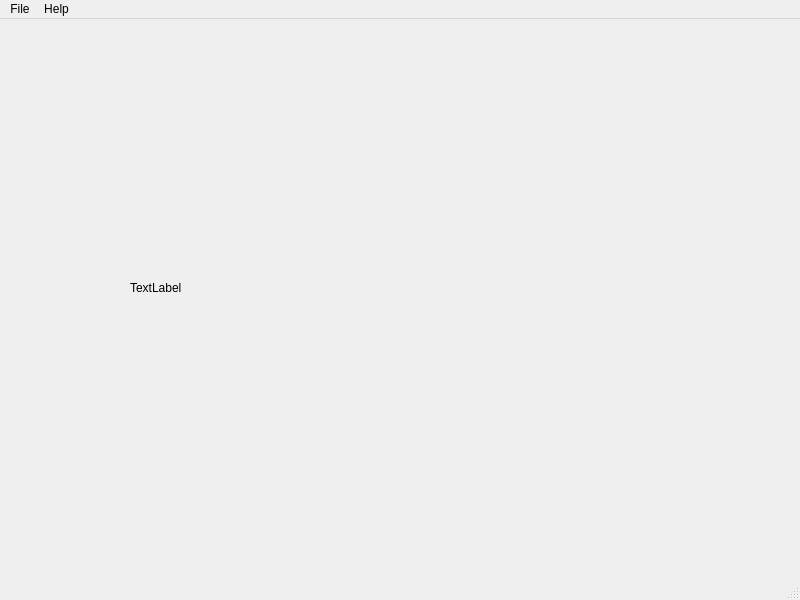
<?xml version="1.0" encoding="UTF-8"?>
<ui version="4.0">
 <class>TrafficView</class>
 <widget class="QMainWindow" name="TrafficView">
  <property name="geometry">
   <rect>
    <x>0</x>
    <y>0</y>
    <width>800</width>
    <height>600</height>
   </rect>
  </property>
  <property name="windowTitle">
   <string>MainWindow</string>
  </property>
  <widget class="QWidget" name="centralwidget">
   <widget class="QLabel" name="label">
    <property name="geometry">
     <rect>
      <x>130</x>
      <y>260</y>
      <width>541</width>
      <height>17</height>
     </rect>
    </property>
    <property name="text">
     <string>TextLabel</string>
    </property>
   </widget>
  </widget>
  <widget class="QMenuBar" name="menubar">
   <property name="geometry">
    <rect>
     <x>0</x>
     <y>0</y>
     <width>800</width>
     <height>22</height>
    </rect>
   </property>
   <widget class="QMenu" name="menuFile">
    <property name="title">
     <string>File</string>
    </property>
    <addaction name="actionOpen_Serial_Port"/>
   </widget>
   <widget class="QMenu" name="menuHelp">
    <property name="title">
     <string>Help</string>
    </property>
    <addaction name="actionAbout"/>
   </widget>
   <addaction name="menuFile"/>
   <addaction name="menuHelp"/>
  </widget>
  <widget class="QStatusBar" name="statusbar"/>
  <action name="actionAbout">
   <property name="text">
    <string>About...</string>
   </property>
  </action>
  <action name="actionOpen_Serial_Port">
   <property name="text">
    <string>Open Serial Port...</string>
   </property>
  </action>
 </widget>
 <resources/>
 <connections/>
</ui>
